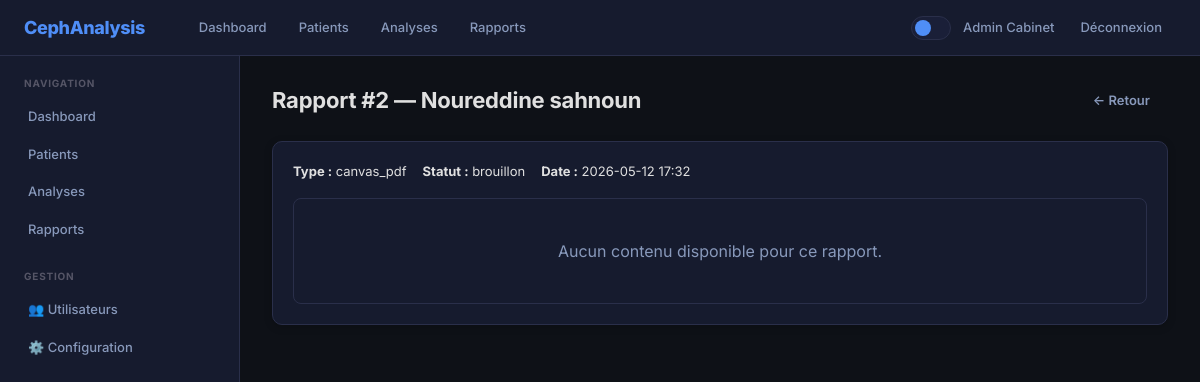
/reports/2 (signed in), run on the app's committed database.
### web_gateway/models.py (models this page shows)
class User(Base):
    __tablename__ = "users"
    id = Column(Integer, primary_key=True)
    email = Column(String, unique=True, nullable=False)
    password_hash = Column(String, nullable=False)
    first_name = Column(String, nullable=False)
    last_name = Column(String, nullable=False)
    role_id = Column(Integer, ForeignKey("roles.id"), nullable=False)
    speciality = Column(String)
    license_number = Column(String)
    signature_image = Column(Text)
    is_active = Column(Boolean, default=True)
    last_login = Column(DateTime)
    created_by = Column(Integer, ForeignKey("users.id"))
    created_at = Column(DateTime, default=_utcnow)
    updated_at = Column(DateTime, onupdate=_utcnow)
    role = relationship("Role", back_populates="users")
    patients_created = relationship("Patient", back_populates="creator", foreign_keys="Patient.created_by")
    patients_assigned = relationship("Patient", back_populates="orthodontist", foreign_keys="Patient.assigned_to")
    sessions = relationship("UserSession", back_populates="user")
    preferences = relationship("UserPreference", back_populates="user")
    notifications = relationship("Notification", back_populates="user")
    audit_logs = relationship("AuditLog", back_populates="user")

class Report(Base):
    __tablename__ = "reports"
    id = Column(Integer, primary_key=True)
    patient_id = Column(Integer, ForeignKey("patients.id"), nullable=False)
    analysis_id = Column(Integer, ForeignKey("analyses.id"))
    generated_by = Column(Integer, ForeignKey("users.id"))
    report_type = Column(String, nullable=False)
    template_id = Column(Integer, ForeignKey("report_templates.id"))
    content_html = Column(Text)
    file_path = Column(String)
    file_size = Column(Integer)
    recipient_email = Column(String)
    is_sent = Column(Boolean, default=False)
    sent_at = Column(DateTime)
    signed_by = Column(Integer, ForeignKey("users.id"))
    signed_at = Column(DateTime)
    digital_signature = Column(String)
    created_at = Column(DateTime, default=_utcnow)
    patient = relationship("Patient", back_populates="reports")
    analysis = relationship("Analysis", back_populates="reports")

### web_gateway/routers/pages.py (the view)
@router.get("/reports/{report_id}", response_class=HTMLResponse)
async def report_detail_page(report_id: int, request: Request, db: AsyncSession = Depends(get_db)):
    user = await get_user(request, db)
    if not user:
        return RedirectResponse(url="/login")
    result = await db.execute(select(Report).where(Report.id == report_id))
    r = result.scalar_one_or_none()
    if not r:
        raise HTTPException(404, "Rapport introuvable")
    pname = ""
    pr = await db.execute(select(Patient).where(Patient.id == r.patient_id))
    p = pr.scalar_one_or_none()
    pname = f"{p.first_name} {p.last_name}" if p else ""
    content = r.content_html or ""
    has_file = bool(r.file_path and Path(r.file_path).exists())
    return _render("reports/detail.html", current_user=user, report={
        "id": r.id, "patient_id": r.patient_id, "patient_name": pname,
        "report_type": r.report_type, "signed_by": r.signed_by,
        "status": "signé" if r.signed_by else "brouillon",
        "created_at": str(r.created_at) if r.created_at else "",
        "content_html": content,
        "has_file": has_file,
    }, show_sidebar=True)

### web_gateway/templates/reports/detail.html (shortened to what this page needs)
{% extends "base.html" %}
{% block content %}
<div class="page-header">
    <h1>Rapport #{{ report.id }} — {{ report.patient_name }}</h1>
    <a href="/reports" class="btn btn-ghost">← Retour</a>
</div>
<div class="card" style="max-width:960px">
    <div style="display:flex;gap:16px;flex-wrap:wrap;margin-bottom:16px;font-size:13px;align-items:center">
        <span><strong>Type :</strong> {{ report.report_type }}</span>
        <span><strong>Statut :</strong> {{ report.status }}</span>
        <span><strong>Date :</strong> {{ report.created_at[:16] if report.created_at else '—' }}</span>
    </div>
    {% if report.content_html %}
    <div style="border:1px solid var(--border-color);border-radius:8px;padding:16px;background:var(--card-bg);overflow:auto;max-height:70vh">
        {{ report.content_html | safe }}
    </div>
    {% elif report.report_type == "canvas_png" and report.has_file %}
    <div style="text-align:center;border:1px solid var(--border-color);border-radius:8px;padding:16px;background:var(--card-bg)">
        <img src="/api/reports/{{ report.id }}/download" alt="Rapport image" style="max-width:100%;border-radius:4px">
    </div>
    {% elif report.report_type == "canvas_pdf" and report.has_file %}
    <div style="border:1px solid var(--border-color);border-radius:8px;overflow:hidden;background:var(--card-bg)">
        <iframe src="/api/reports/{{ report.id }}/download" style="width:100%;height:80vh;border:none"></iframe>
    </div>
    {% elif report.report_type == "canvas_json" and report.has_file %}
    <div style="border:1px solid var(--border-color);border-radius:8px;padding:16px;background:var(--card-bg)">
        <p>Fichier JSON disponible au téléchargement.</p>
        <a href="/api/reports/{{ report.id }}/download" class="btn btn-primary" download>⬇ Télécharger le JSON</a>
    </div>
    {% else %}
    <div style="border:1px solid var(--border-color);border-radius:8px;padding:40px 16px;background:var(--card-bg);text-align:center;color:#8899bb">
        Aucun contenu disponible pour ce rapport.
    </div>
    {% endif %}
</div>
{% endblock %}

### web_gateway/templates/partials/navbar.html
<nav class="navbar">
    <div class="navbar-brand">
        <a href="/dashboard">CephAnalysis</a>
    </div>
    <div class="navbar-menu">
        <a href="/dashboard" class="nav-link">Dashboard</a>
        <a href="/patients" class="nav-link">Patients</a>
        <a href="/analyses" class="nav-link">Analyses</a>
        <a href="/reports" class="nav-link">Rapports</a>
    </div>
    <div class="navbar-end">
        <button class="theme-toggle" onclick="toggleTheme()" title="Changer le thème"></button>
        <span class="navbar-user">{{ current_user.first_name }} {{ current_user.last_name }}</span>
        <a href="/auth/logout" class="nav-link">Déconnexion</a>
    </div>
</nav>

### web_gateway/static/css/style.css (style rules this page uses)
:root { --bg-primary: #0e1117; --bg-secondary: #161b2e; --bg-tertiary: #1a1f38; --bg-hover: #1e2440; --border-color: #2a2f4a; --text-primary: #e0e0e0; --text-secondary: #8899bb; --text-muted: #556; --accent: #4f8ef7; --accent-hover: #3a7ae0; --accent-light: rgba(79, 142, 247, 0.1); --success: #2d6a4f; --success-text: #a0e0b0; --danger: #6a2d2d; --danger-text: #e0a0a0; --warning: #6a4e2d; --warning-text: #e0c0a0; --info: #1a2a4a; --info-text: #7eb3ff; --sidebar-width: 240px; --navbar-height: 56px; --radius: 10px; --radius-sm: 6px; --shadow: 0 2px 8px rgba(0,0,0,.2); --shadow-lg: 0 8px 24px rgba(0,0,0,.3); --transition: .2s ease; }
* { box-sizing: border-box; margin: 0; padding: 0; }
body { background: var(--bg-primary); font-family: 'Inter', 'Segoe UI', system-ui, -apple-system, sans-serif; color: var(--text-primary); min-height: 100vh; line-height: 1.5; -webkit-font-smoothing: antialiased; }
.navbar { display: flex; align-items: center; padding: 0 24px; height: var(--navbar-height); background: var(--bg-secondary); border-bottom: 1px solid var(--border-color); position: sticky; top: 0; z-index: 100; backdrop-filter: blur(12px); }
.navbar-brand a { color: var(--accent); font-weight: 800; font-size: 18px; text-decoration: none; letter-spacing: -.02em; }
.navbar-menu { display: flex; gap: 4px; margin-left: 40px; }
.nav-link { color: var(--text-secondary); text-decoration: none; font-size: 13px; font-weight: 500; padding: 8px 14px; border-radius: var(--radius-sm); transition: all var(--transition); }
.navbar-end { margin-left: auto; display: flex; align-items: center; gap: 12px; }
.navbar-user { color: var(--text-secondary); font-size: 13px; font-weight: 500; }
.theme-toggle { background: var(--bg-tertiary); border: 1px solid var(--border-color); border-radius: 20px; width: 40px; height: 24px; cursor: pointer; position: relative; transition: all var(--transition); flex-shrink: 0; }
.theme-toggle::after { content: ''; position: absolute; top: 3px; left: 3px; width: 16px; height: 16px; border-radius: 50%; background: var(--accent); transition: transform var(--transition); }
.page-header { display: flex; align-items: center; justify-content: space-between; margin-bottom: 24px; flex-wrap: wrap; gap: 12px; }
.page-header h1 { font-size: 22px; font-weight: 700; color: var(--text-primary); letter-spacing: -.01em; }
.card { background: var(--bg-secondary); border: 1px solid var(--border-color); border-radius: var(--radius); padding: 20px; margin-bottom: 20px; box-shadow: var(--shadow); transition: box-shadow var(--transition); }
.btn { display: inline-flex; align-items: center; gap: 6px; padding: 8px 18px; border-radius: var(--radius-sm); border: none; cursor: pointer; font-size: 13px; font-weight: 600; transition: all var(--transition); text-decoration: none; line-height: 1; }
.btn-ghost { background: transparent; color: var(--text-secondary); }
.card, .stat-card, .alert { animation: fadeIn .3s ease; }

### data on the page
User: first_name "Admin", last_name "Cabinet"
Report: id "2", report_type "canvas_pdf", created_at "2026-05-12 17:32"

### other printed values
{{ report.patient_name }} "Noureddine sahnoun"
{{ report.status }} "brouillon"
